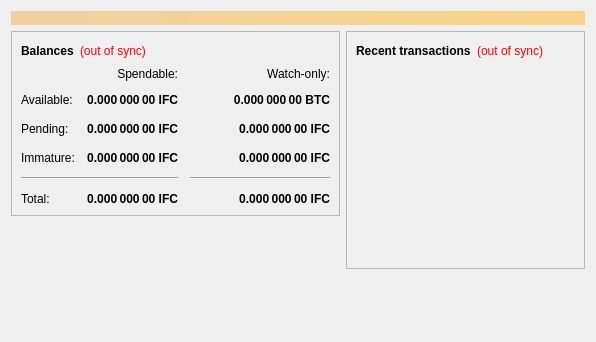
<?xml version="1.0" encoding="UTF-8"?>
<ui version="4.0">
 <class>OverviewPage</class>
 <widget class="QWidget" name="OverviewPage">
  <property name="geometry">
   <rect>
    <x>0</x>
    <y>0</y>
    <width>596</width>
    <height>342</height>
   </rect>
  </property>
  <property name="windowTitle">
   <string>Form</string>
  </property>
  <layout class="QVBoxLayout" name="topLayout">
   <item>
    <widget class="QLabel" name="labelAlerts">
     <property name="visible">
      <bool>false</bool>
     </property>
     <property name="styleSheet">
      <string notr="true">background-color: qlineargradient(x1: 0, y1: 0, x2: 1, y2: 0, stop:0 #F0D0A0, stop:1 #F8D488); color:#000000;</string>
     </property>
     <property name="wordWrap">
      <bool>true</bool>
     </property>
     <property name="margin">
      <number>3</number>
     </property>
    </widget>
   </item>
   <item>
    <layout class="QHBoxLayout" name="horizontalLayout" stretch="1,1">
     <item>
      <layout class="QVBoxLayout" name="verticalLayout_2">
       <item>
        <widget class="QFrame" name="frame">
         <property name="frameShape">
          <enum>QFrame::StyledPanel</enum>
         </property>
         <property name="frameShadow">
          <enum>QFrame::Raised</enum>
         </property>
         <layout class="QVBoxLayout" name="verticalLayout_4">
          <item>
           <layout class="QHBoxLayout" name="horizontalLayout_4">
            <item>
             <widget class="QLabel" name="label_5">
              <property name="font">
               <font>
                <weight>75</weight>
                <bold>true</bold>
               </font>
              </property>
              <property name="text">
               <string>Balances</string>
              </property>
             </widget>
            </item>
            <item>
             <widget class="QLabel" name="labelWalletStatus">
              <property name="cursor">
               <cursorShape>WhatsThisCursor</cursorShape>
              </property>
              <property name="toolTip">
               <string>The displayed information may be out of date. Your wallet automatically synchronizes with the Infinitecoin network after a connection is established, but this process has not completed yet.</string>
              </property>
              <property name="styleSheet">
               <string notr="true">QLabel { color: red; }</string>
              </property>
              <property name="text">
               <string notr="true">(out of sync)</string>
              </property>
              <property name="alignment">
               <set>Qt::AlignLeading|Qt::AlignLeft|Qt::AlignVCenter</set>
              </property>
             </widget>
            </item>
            <item>
             <spacer name="horizontalSpacer_3">
              <property name="orientation">
               <enum>Qt::Horizontal</enum>
              </property>
              <property name="sizeHint" stdset="0">
               <size>
                <width>40</width>
                <height>20</height>
               </size>
              </property>
             </spacer>
            </item>
           </layout>
          </item>
          <item>
           <layout class="QGridLayout" name="gridLayout">
            <property name="spacing">
             <number>12</number>
            </property>
            <item row="2" column="2">
             <widget class="QLabel" name="labelWatchPending">
              <property name="font">
               <font>
                <weight>75</weight>
                <bold>true</bold>
               </font>
              </property>
              <property name="cursor">
               <cursorShape>IBeamCursor</cursorShape>
              </property>
              <property name="toolTip">
               <string>Unconfirmed transactions to watch-only addresses</string>
              </property>
              <property name="text">
               <string notr="true">0.000 000 00 IFC</string>
              </property>
              <property name="alignment">
               <set>Qt::AlignRight|Qt::AlignTrailing|Qt::AlignVCenter</set>
              </property>
              <property name="textInteractionFlags">
               <set>Qt::LinksAccessibleByMouse|Qt::TextSelectableByKeyboard|Qt::TextSelectableByMouse</set>
              </property>
             </widget>
            </item>
            <item row="2" column="1">
             <widget class="QLabel" name="labelUnconfirmed">
              <property name="font">
               <font>
                <weight>75</weight>
                <bold>true</bold>
               </font>
              </property>
              <property name="cursor">
               <cursorShape>IBeamCursor</cursorShape>
              </property>
              <property name="toolTip">
               <string>Total of transactions that have yet to be confirmed, and do not yet count toward the spendable balance</string>
              </property>
              <property name="text">
               <string notr="true">0.000 000 00 IFC</string>
              </property>
              <property name="alignment">
               <set>Qt::AlignRight|Qt::AlignTrailing|Qt::AlignVCenter</set>
              </property>
              <property name="textInteractionFlags">
               <set>Qt::LinksAccessibleByMouse|Qt::TextSelectableByKeyboard|Qt::TextSelectableByMouse</set>
              </property>
             </widget>
            </item>
            <item row="3" column="2">
             <widget class="QLabel" name="labelWatchImmature">
              <property name="font">
               <font>
                <weight>75</weight>
                <bold>true</bold>
               </font>
              </property>
              <property name="cursor">
               <cursorShape>IBeamCursor</cursorShape>
              </property>
              <property name="toolTip">
               <string>Mined balance in watch-only addresses that has not yet matured</string>
              </property>
              <property name="text">
               <string notr="true">0.000 000 00 IFC</string>
              </property>
              <property name="alignment">
               <set>Qt::AlignRight|Qt::AlignTrailing|Qt::AlignVCenter</set>
              </property>
              <property name="textInteractionFlags">
               <set>Qt::LinksAccessibleByMouse|Qt::TextSelectableByKeyboard|Qt::TextSelectableByMouse</set>
              </property>
             </widget>
            </item>
            <item row="4" column="0" colspan="2">
             <widget class="Line" name="line">
              <property name="orientation">
               <enum>Qt::Horizontal</enum>
              </property>
             </widget>
            </item>
            <item row="4" column="2">
             <widget class="Line" name="lineWatchBalance">
              <property name="sizePolicy">
               <sizepolicy hsizetype="Preferred" vsizetype="Fixed">
                <horstretch>0</horstretch>
                <verstretch>0</verstretch>
               </sizepolicy>
              </property>
              <property name="minimumSize">
               <size>
                <width>140</width>
                <height>0</height>
               </size>
              </property>
              <property name="orientation">
               <enum>Qt::Horizontal</enum>
              </property>
             </widget>
            </item>
            <item row="5" column="0">
             <widget class="QLabel" name="labelTotalText">
              <property name="text">
               <string>Total:</string>
              </property>
             </widget>
            </item>
            <item row="3" column="1">
             <widget class="QLabel" name="labelImmature">
              <property name="font">
               <font>
                <weight>75</weight>
                <bold>true</bold>
               </font>
              </property>
              <property name="cursor">
               <cursorShape>IBeamCursor</cursorShape>
              </property>
              <property name="toolTip">
               <string>Mined balance that has not yet matured</string>
              </property>
              <property name="text">
               <string notr="true">0.000 000 00 IFC</string>
              </property>
              <property name="alignment">
               <set>Qt::AlignRight|Qt::AlignTrailing|Qt::AlignVCenter</set>
              </property>
              <property name="textInteractionFlags">
               <set>Qt::LinksAccessibleByMouse|Qt::TextSelectableByKeyboard|Qt::TextSelectableByMouse</set>
              </property>
             </widget>
            </item>
            <item row="2" column="3">
             <spacer name="horizontalSpacer_2">
              <property name="orientation">
               <enum>Qt::Horizontal</enum>
              </property>
              <property name="sizeHint" stdset="0">
               <size>
                <width>40</width>
                <height>20</height>
               </size>
              </property>
             </spacer>
            </item>
            <item row="3" column="0">
             <widget class="QLabel" name="labelImmatureText">
              <property name="text">
               <string>Immature:</string>
              </property>
             </widget>
            </item>
            <item row="5" column="1">
             <widget class="QLabel" name="labelTotal">
              <property name="font">
               <font>
                <weight>75</weight>
                <bold>true</bold>
               </font>
              </property>
              <property name="cursor">
               <cursorShape>IBeamCursor</cursorShape>
              </property>
              <property name="toolTip">
               <string>Your current total balance</string>
              </property>
              <property name="text">
               <string notr="true">0.000 000 00 IFC</string>
              </property>
              <property name="alignment">
               <set>Qt::AlignRight|Qt::AlignTrailing|Qt::AlignVCenter</set>
              </property>
              <property name="textInteractionFlags">
               <set>Qt::LinksAccessibleByMouse|Qt::TextSelectableByKeyboard|Qt::TextSelectableByMouse</set>
              </property>
             </widget>
            </item>
            <item row="5" column="2">
             <widget class="QLabel" name="labelWatchTotal">
              <property name="font">
               <font>
                <weight>75</weight>
                <bold>true</bold>
               </font>
              </property>
              <property name="cursor">
               <cursorShape>IBeamCursor</cursorShape>
              </property>
              <property name="toolTip">
               <string>Current total balance in watch-only addresses</string>
              </property>
              <property name="text">
               <string notr="true">0.000 000 00 IFC</string>
              </property>
              <property name="alignment">
               <set>Qt::AlignRight|Qt::AlignTrailing|Qt::AlignVCenter</set>
              </property>
              <property name="textInteractionFlags">
               <set>Qt::LinksAccessibleByMouse|Qt::TextSelectableByKeyboard|Qt::TextSelectableByMouse</set>
              </property>
             </widget>
            </item>
            <item row="0" column="2">
             <widget class="QLabel" name="labelWatchonly">
              <property name="text">
               <string>Watch-only:</string>
              </property>
              <property name="alignment">
               <set>Qt::AlignRight|Qt::AlignTrailing|Qt::AlignVCenter</set>
              </property>
             </widget>
            </item>
            <item row="1" column="0">
             <widget class="QLabel" name="labelBalanceText">
              <property name="text">
               <string>Available:</string>
              </property>
             </widget>
            </item>
            <item row="1" column="1">
             <widget class="QLabel" name="labelBalance">
              <property name="font">
               <font>
                <weight>75</weight>
                <bold>true</bold>
               </font>
              </property>
              <property name="cursor">
               <cursorShape>IBeamCursor</cursorShape>
              </property>
              <property name="toolTip">
               <string>Your current spendable balance</string>
              </property>
              <property name="text">
               <string notr="true">0.000 000 00 IFC</string>
              </property>
              <property name="alignment">
               <set>Qt::AlignRight|Qt::AlignTrailing|Qt::AlignVCenter</set>
              </property>
              <property name="textInteractionFlags">
               <set>Qt::LinksAccessibleByMouse|Qt::TextSelectableByKeyboard|Qt::TextSelectableByMouse</set>
              </property>
             </widget>
            </item>
            <item row="1" column="2">
             <widget class="QLabel" name="labelWatchAvailable">
              <property name="font">
               <font>
                <weight>75</weight>
                <bold>true</bold>
               </font>
              </property>
              <property name="cursor">
               <cursorShape>IBeamCursor</cursorShape>
              </property>
              <property name="toolTip">
               <string>Your current balance in watch-only addresses</string>
              </property>
              <property name="text">
               <string notr="true">0.000 000 00 BTC</string>
              </property>
              <property name="alignment">
               <set>Qt::AlignRight|Qt::AlignTrailing|Qt::AlignVCenter</set>
              </property>
              <property name="textInteractionFlags">
               <set>Qt::LinksAccessibleByMouse|Qt::TextSelectableByKeyboard|Qt::TextSelectableByMouse</set>
              </property>
             </widget>
            </item>
            <item row="2" column="0">
             <widget class="QLabel" name="labelPendingText">
              <property name="text">
               <string>Pending:</string>
              </property>
             </widget>
            </item>
            <item row="0" column="1">
             <widget class="QLabel" name="labelSpendable">
              <property name="text">
               <string>Spendable:</string>
              </property>
              <property name="alignment">
               <set>Qt::AlignRight|Qt::AlignTrailing|Qt::AlignVCenter</set>
              </property>
             </widget>
            </item>
           </layout>
          </item>
         </layout>
        </widget>
       </item>
       <item>
        <spacer name="verticalSpacer">
         <property name="orientation">
          <enum>Qt::Vertical</enum>
         </property>
         <property name="sizeHint" stdset="0">
          <size>
           <width>20</width>
           <height>40</height>
          </size>
         </property>
        </spacer>
       </item>
      </layout>
     </item>
     <item>
      <layout class="QVBoxLayout" name="verticalLayout_3">
       <item>
        <widget class="QFrame" name="frame_2">
         <property name="frameShape">
          <enum>QFrame::StyledPanel</enum>
         </property>
         <property name="frameShadow">
          <enum>QFrame::Raised</enum>
         </property>
         <layout class="QVBoxLayout" name="verticalLayout">
          <item>
           <layout class="QHBoxLayout" name="horizontalLayout_2">
            <item>
             <widget class="QLabel" name="label_4">
              <property name="font">
               <font>
                <weight>75</weight>
                <bold>true</bold>
               </font>
              </property>
              <property name="text">
               <string>Recent transactions</string>
              </property>
             </widget>
            </item>
            <item>
             <widget class="QLabel" name="labelTransactionsStatus">
              <property name="cursor">
               <cursorShape>WhatsThisCursor</cursorShape>
              </property>
              <property name="toolTip">
               <string>The displayed information may be out of date. Your wallet automatically synchronizes with the Infinitecoin network after a connection is established, but this process has not completed yet.</string>
              </property>
              <property name="styleSheet">
               <string notr="true">QLabel { color: red; }</string>
              </property>
              <property name="text">
               <string notr="true">(out of sync)</string>
              </property>
              <property name="alignment">
               <set>Qt::AlignRight|Qt::AlignTrailing|Qt::AlignVCenter</set>
              </property>
             </widget>
            </item>
            <item>
             <spacer name="horizontalSpacer">
              <property name="orientation">
               <enum>Qt::Horizontal</enum>
              </property>
              <property name="sizeHint" stdset="0">
               <size>
                <width>40</width>
                <height>20</height>
               </size>
              </property>
             </spacer>
            </item>
           </layout>
          </item>
          <item>
           <widget class="QListView" name="listTransactions">
            <property name="styleSheet">
             <string notr="true">QListView { background: transparent; }</string>
            </property>
            <property name="frameShape">
             <enum>QFrame::NoFrame</enum>
            </property>
            <property name="verticalScrollBarPolicy">
             <enum>Qt::ScrollBarAlwaysOff</enum>
            </property>
            <property name="horizontalScrollBarPolicy">
             <enum>Qt::ScrollBarAlwaysOff</enum>
            </property>
            <property name="selectionMode">
             <enum>QAbstractItemView::NoSelection</enum>
            </property>
           </widget>
          </item>
         </layout>
        </widget>
       </item>
       <item>
        <spacer name="verticalSpacer_2">
         <property name="orientation">
          <enum>Qt::Vertical</enum>
         </property>
         <property name="sizeHint" stdset="0">
          <size>
           <width>20</width>
           <height>40</height>
          </size>
         </property>
        </spacer>
       </item>
      </layout>
     </item>
    </layout>
   </item>
  </layout>
 </widget>
 <resources/>
 <connections/>
</ui>
